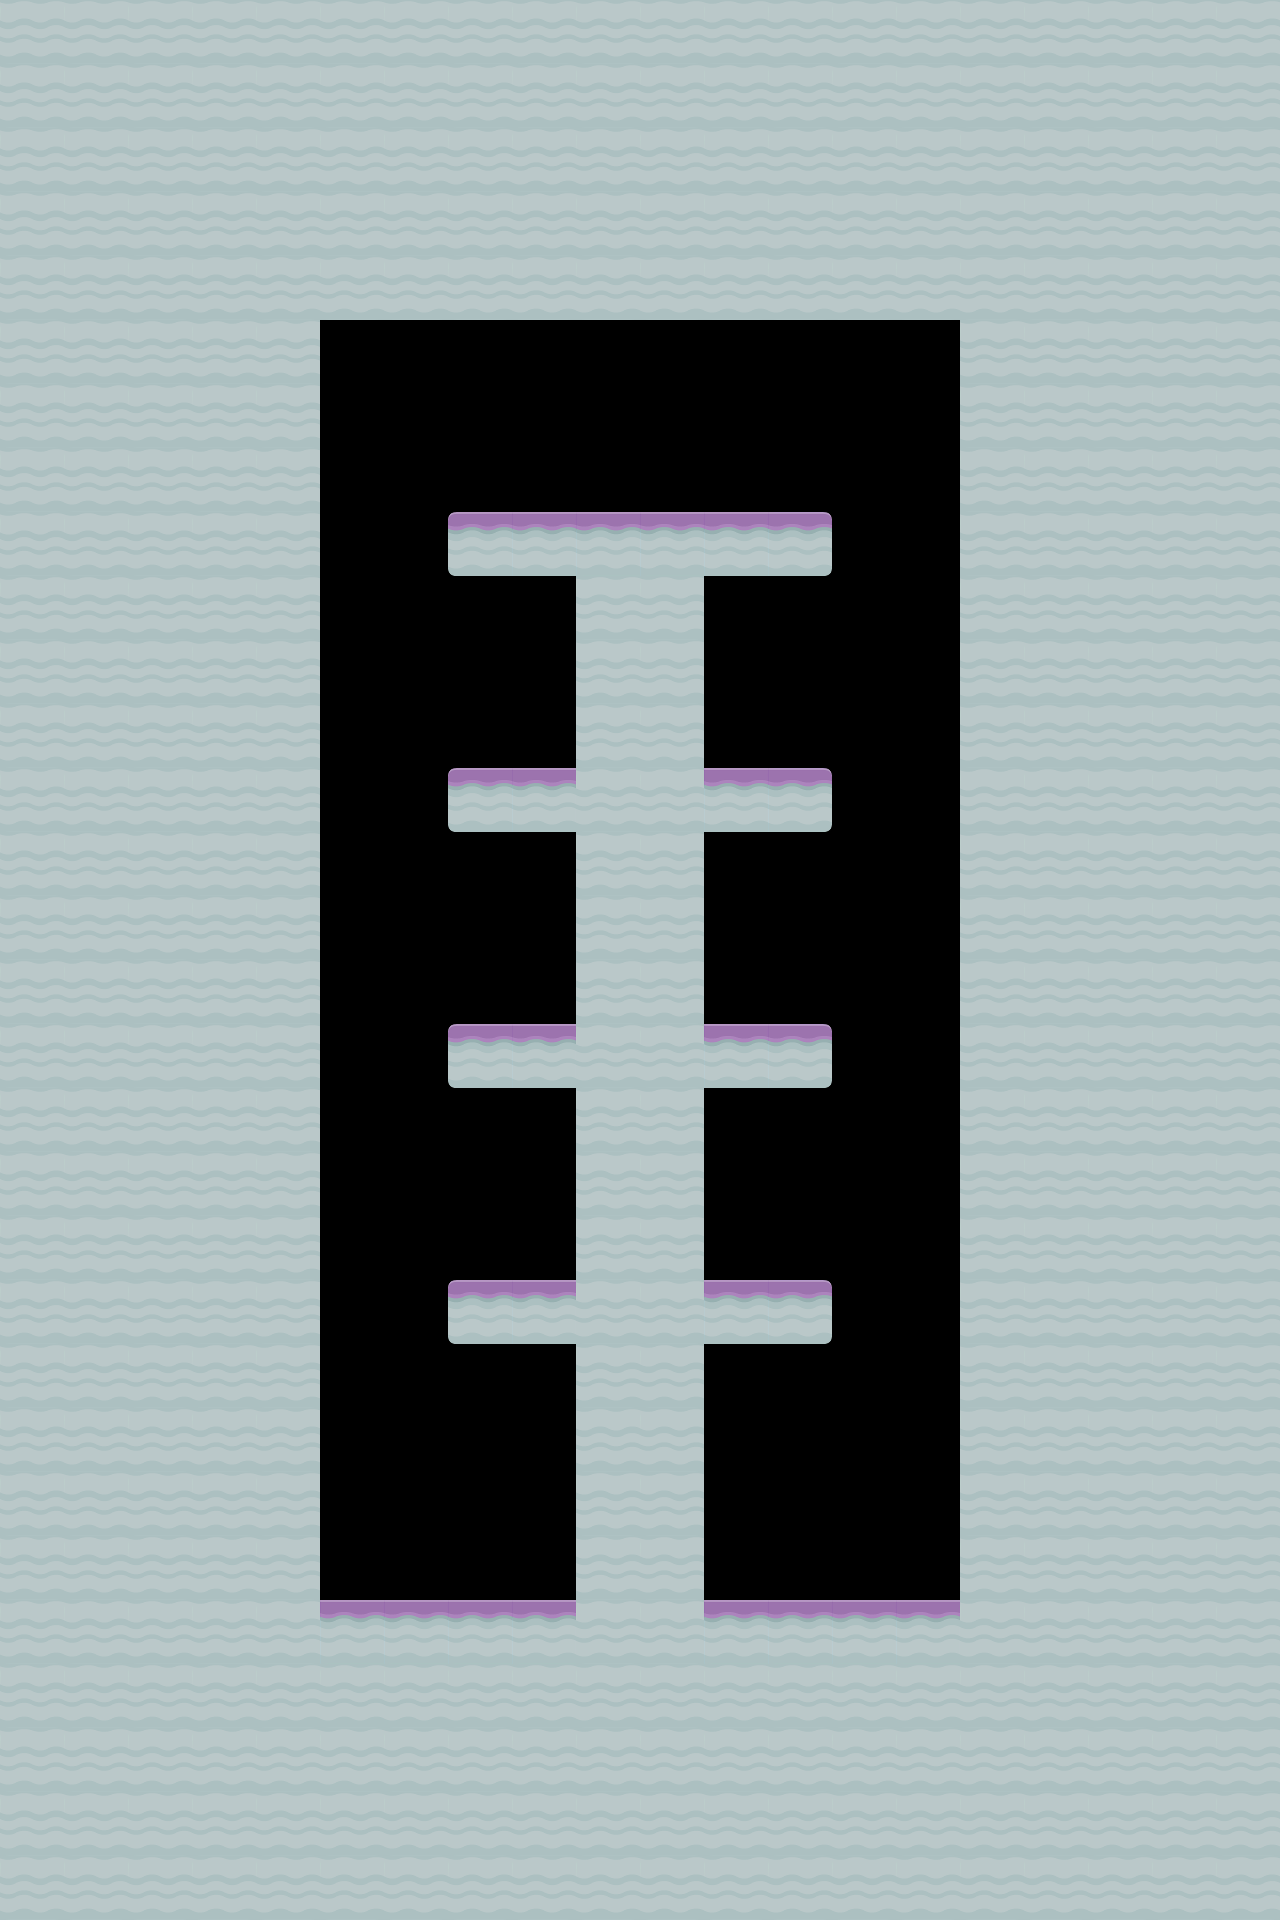

Tiled map render using the project's own tile images. Description and the map definition, with tile-layer contents summarised, below:
An orthogonal 20x30 tile map with 64x64 px tiles, 1 tile layer (floor), 2 tilesets and 9 objects.

<map version="1.0" orientation="orthogonal" renderorder="right-down" width="20" height="30" tilewidth="64" tileheight="64" nextobjectid="10">
 <tileset firstgid="1" name="spritesheet_ground" tilewidth="64" tileheight="64">
  <image source="spritesheet_ground.png" width="512" height="1024" />
 </tileset>
 <tileset firstgid="129" name="colored_shroom" tilewidth="64" tileheight="64">
  <image source="colored_shroom.png" width="1024" height="1024" />
 </tileset>
 <layer name="floor" width="20" height="30">
  <properties>
   <property name="tileset" value="spritesheet_ground" />
  </properties>
  <data>[600 cells, 450 non-empty, 4 distinct tile ids]</data>
 </layer>
 <objectgroup name="enemy">
  <object id="1" gid="9" x="448" y="1274" />
  <object id="2" gid="9" x="450" y="1019" />
  <object id="3" gid="9" x="450" y="763" />
  <object id="4" gid="9" x="450" y="507" />
  <object id="5" gid="9" x="708" y="761" />
  <object id="6" gid="9" x="709" y="1020" />
  <object id="7" gid="9" x="708" y="1276" />
  <object id="8" gid="9" x="716" y="1586" />
 </objectgroup>
 <objectgroup name="Player">
  <object id="9" gid="20" x="330" y="1588" />
 </objectgroup>
</map>
